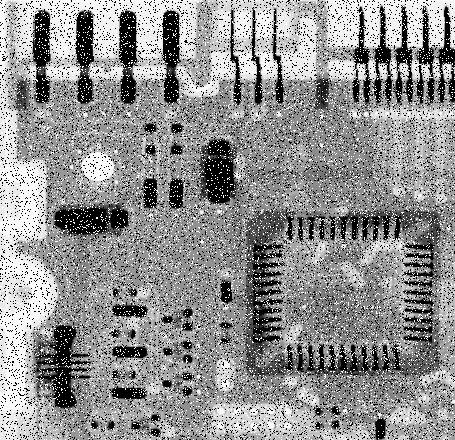
#> input picture Digital_Image_Processing/spatial_domain_enhancement/smoothing/reference/test3_2.jpg, 455 x 440 px
$ python exp_3_6.py   (Python 2 division)
#> lines starting #> are read from the running program, lines starting #| are printed output that depends on the picture
### Digital_Image_Processing/spatial_domain_enhancement/smoothing/reference/mymedfilt.py
# -*- coding:utf-8 -*-

from scipy import signal
import matplotlib.pylab as pl
import matplotlib.cm as cm
import numpy as np
import Image

def mymedfilt(im_0,size):
    (R,C) = size
    im_1 = im_0.copy()
    (M,N) = im_0.shape
#> M = 440; N = 455
    R = int(R)
    C = int(C)
    for m in range(R/2,M-R/2):
        for n in range(C/2,N-C/2):
            im_1[m,n] = np.median(im_0[m-R/2:m+R/2+1,n-C/2:n+C/2+1])
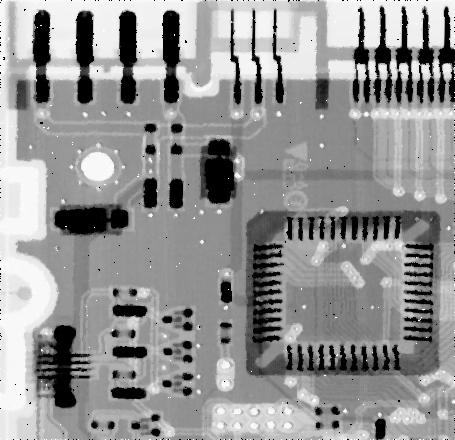
#> im_1: shape (440, 455) float64; min 0, max 1, mean 0.581
    return im_1

### Digital_Image_Processing/spatial_domain_enhancement/smoothing/reference/exp_3_6.py
# -*- coding:utf-8 -*-

import matplotlib.pylab as pl
import matplotlib.cm as cm
import numpy as np
import Image
from mymedfilt import mymedfilt
import time

im_0 = np.asarray(Image.open('test3_2.jpg').convert('L'))/float(255)
fig = pl.figure(figsize=(8,4))
# ax_0
ax_0 = fig.add_subplot(121)
ax_0.imshow(im_0,cmap=cm.gray,norm=pl.Normalize(vmin=0,vmax=1))
ax_0.set_title('input image')
ax_0.set_xticks([])
ax_0.set_yticks([])
# ax_1
ax_1 = fig.add_subplot(122)
t1 = time.clock()
im_1 = mymedfilt(im_0,[3,3])
t2 = time.clock()
ax_1.imshow(im_1,cmap=cm.gray,norm=pl.Normalize(vmin=0,vmax=1))
ax_1.set_title('my median filter need %.3f s'%(t2-t1))
ax_1.set_xticks([])
ax_1.set_yticks([])

fig.suptitle('exp_3_6')
fig.savefig('exp_3_6.jpg')
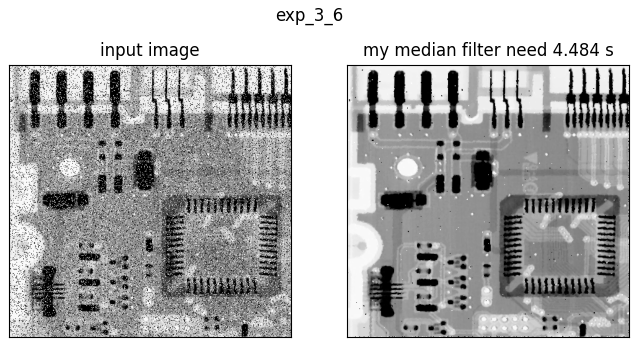
#> figure drawn by matplotlib, 2 panels
fig.savefig('exp_3_6.eps')

$ run again, with Digital_Image_Processing/spatial_domain_enhancement/smoothing/reference/test3_1.jpg copied over Digital_Image_Processing/spatial_domain_enhancement/smoothing/reference/test3_2.jpg
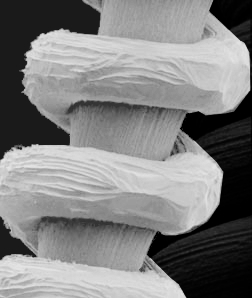
#> input picture Digital_Image_Processing/spatial_domain_enhancement/smoothing/reference/test3_1.jpg, 252 x 298 px
#> `fig.savefig('exp_3_6.jpg')`:
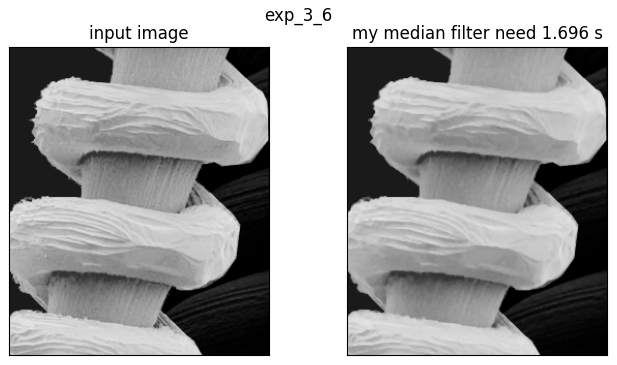
#> figure drawn by matplotlib, 2 panels
